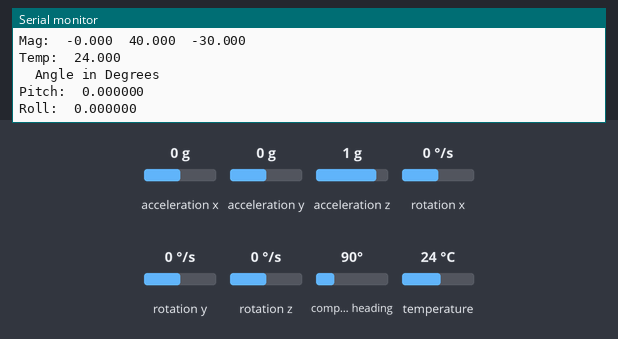
A sketch run on a simulated Arduino Uno, built with avr-gcc and run on an emulated ATmega328P. Shown: the last lines printed to the serial monitor. The inputs (shaded band) are chosen by the test bench; at power-on: acceleration z 1 g, acceleration x 0 g, acceleration y 0 g, rotation x 0 °/s, rotation y 0 °/s, rotation z 0 °/s, compass heading 90°, temperature 24 °C.

Above: at 1.2 s.
1.3 s: acceleration z set to 0 g
At 1.52 s:
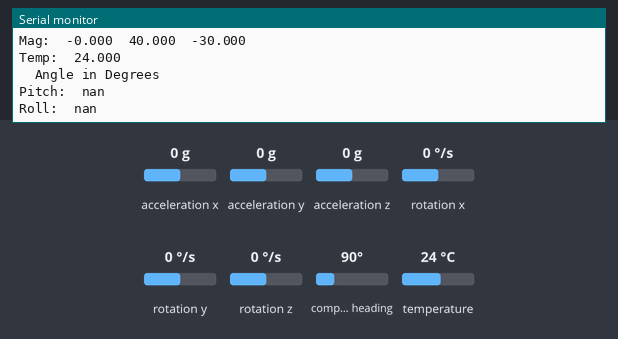
2.8 s: acceleration x set to -1.4 g
At 3.1 s:
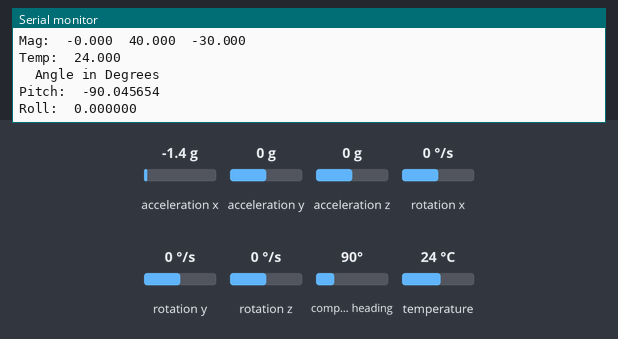
4.3 s: acceleration y set to -1.4 g
At 4.69 s:
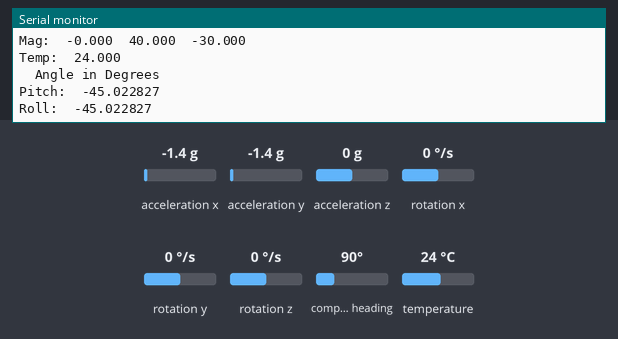
5.8 s: rotation x set to -192 °/s
7.3 s: rotation y set to -192 °/s
Timing chart, 0 to 9.8 s (numbered marks = the images above; inputs shaded):
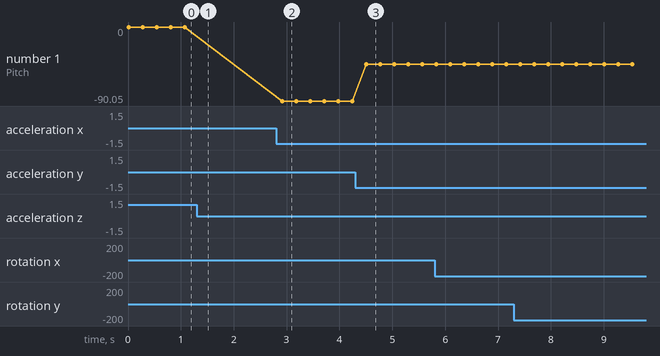

The sketch:

RobotTest.ino
```cpp
/*
  MPU-9250 Accel, Gryro and Mag Test Program

  This  program reads and prints to the Serial Monitor window
  the raw X/Y/Z values for the accelerometer, gyroscope, magnetometer
  and temperature.  It also calculates the pitch and roll values

  Connect VCC to 5V and GND to ground on the MCU
  Connect SCL to SCL and SDA to SDA on MCU

  Uses Bolder Flight MPU9250.h library
*/
#include "mpu9250.h"
#include <cstddef>
// an MPU9250 object with the MPU-9250 sensor on I2C bus 0 with address 0x68
MPU9250 IMU(Wire, 0x68);
int status;
float AcX, AcY, AcZ;
float pitch, roll;
//===============================================================================
//  Initialization
//===============================================================================
void setup() {
  // serial to display data
  Serial.begin(115200);
  while (!Serial) {}

  // start communication with IMU
  status = IMU.begin();
  if (status < 0) {
    Serial.println("IMU initialization unsuccessful");
    Serial.println("Check IMU wiring or try cycling power");
    Serial.print("Status: ");
    Serial.println(status);
    while (1) {}
  }
}
//===============================================================================
//  Main
//===============================================================================
void loop() {
  // read the sensor
  IMU.readSensor();
  // display the data
  Serial.println("\tX\tY\tZ");
  Serial.print("Accel:\t");
  Serial.print(IMU.getAccelX_mss(), 3);
  Serial.print("\t");
  Serial.print(IMU.getAccelY_mss(), 3);
  Serial.print("\t");
  Serial.println(IMU.getAccelZ_mss(), 3);

  Serial.print("Gyro:\t");
  Serial.print(IMU.getGyroX_rads(), 3);
  Serial.print("\t");
  Serial.print(IMU.getGyroY_rads(), 3);
  Serial.print("\t");
  Serial.println(IMU.getGyroZ_rads(), 3);

  Serial.print("Mag:\t");
  Serial.print(IMU.getMagX_uT(), 3);
  Serial.print("\t");
  Serial.print(IMU.getMagY_uT(), 3);
  Serial.print("\t");
  Serial.println(IMU.getMagZ_uT(), 3);

  Serial.print("Temp:\t");
  Serial.println(IMU.getTemperature_C(), 3);

  AcX = IMU.getAccelX_mss();
  AcY = IMU.getAccelY_mss();
  AcZ = IMU.getAccelZ_mss();
  //get pitch/roll
  getAngle(AcX, AcY, AcZ);

  Serial.println("\tAngle in Degrees");
  Serial.print("Pitch:\t");
  Serial.println(pitch, 6);
  Serial.print("Roll:\t");
  Serial.println(roll, 6);
  Serial.println();
  delay(250);
}
//===============================================================================
//  GetAngle - Converts accleration data to pitch & roll
//===============================================================================
void getAngle(float Vx, float Vy, float Vz) {
  float x = Vx;
  float y = Vy;
  float z = Vz;
  pitch = atan(x / sqrt((y * y) + (z * z)));
  roll = atan(y / sqrt((x * x) + (z * z)));
  //convert radians into degrees
  pitch = pitch * (180.0 / 3.14);
  roll = roll * (180.0 / 3.14) ;
}
```

Measured:
- after the input at 1.3 s, the serial monitor: prints a new line at once (image 1)
- after the input at 2.8 s, the serial monitor: prints a new line after 0.11 s (image 2)
- after the input at 4.3 s, the serial monitor: prints a new line after 0.20 s (image 3)
- plotted number 1: 0 → -90.05 after the input at 2.8 s, -90.05 → -45.02 after the input at 4.3 s
